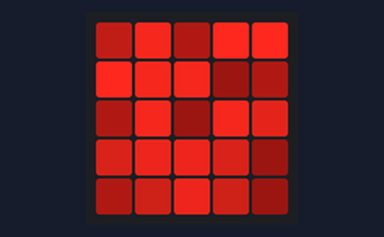
A program run on a simulated BBC micro:bit running MicroPython. On the bench: the board's 5×5 LED display. Dim RGB values are drawn brighter than linear; random numbers come from a fixed seed.

Above: at 0.01 s.
At 0.44 s:
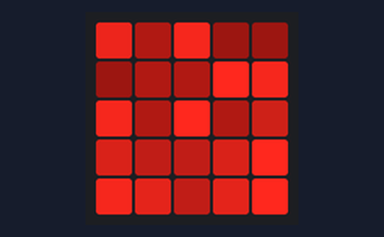
At 0.87 s:
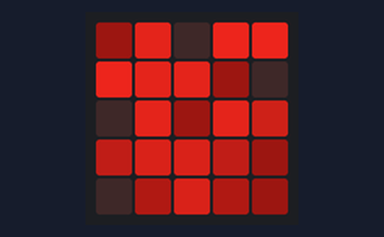
At 1.29 s:
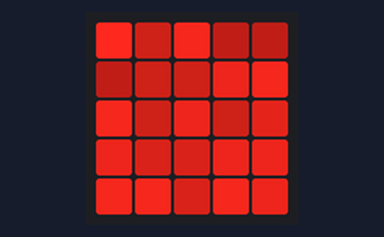

The program:

main.py
```python
# Imports
from microbit import *
import random

debug = False

def rnd():
    return random.choice([0, 1, 2, 3, 4, 5, 6, 7, 8, 9 ])

class pixel:

    def __init__(self, b):
        self.state = True
        self.brightness = b

    def set_brightness(self):
        if self.state:
            self.brightness += 1
            if self.brightness >= 9:
                self.brightness = 9
                self.state = False
        else:
            self.brightness -= 1
            if self.brightness <= 0:
                self.brightness = 0
                self.state = True

        return (self.brightness)

board = []
rows, cols = 5, 5
for i in range(rows):
	col = []
	for j in range(cols):
		col.append(pixel(rnd()))
	board.append(col)
if debug:
    print(board)

display.clear()

while True:
    for i in range(rows):
        for j in range(cols):
           display.set_pixel(i,j,board[i][j].set_brightness())

    sleep(50)
    
```

Measured:
- by itself, everything shown: repeats every 0.96 s, in 18 steps
